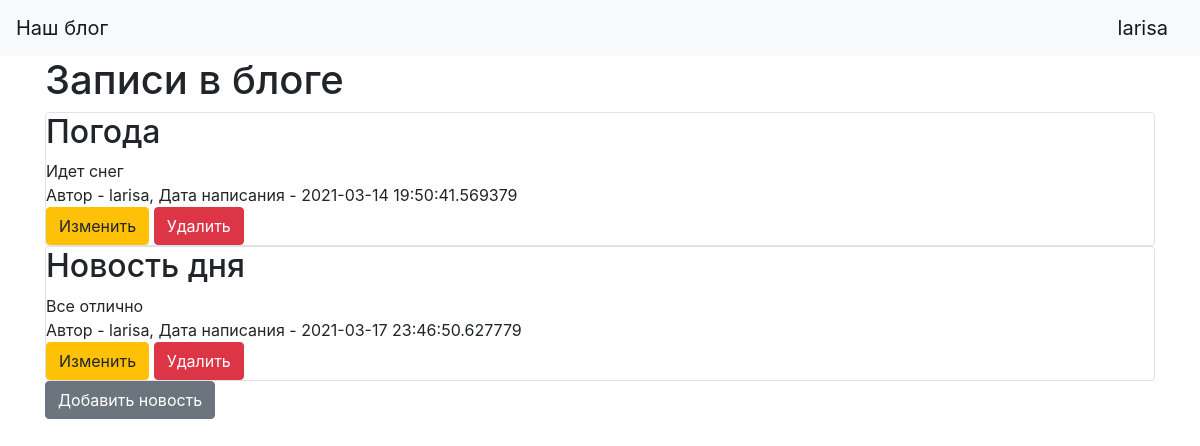
The page / (signed in) on the database its author committed.
### data/users.py (models this page shows, shortened)
class User(SqlAlchemyBase, UserMixin, SerializerMixin):
    __tablename__ = 'users'
    id = sqlalchemy.Column(sqlalchemy.Integer, primary_key=True, autoincrement=True)
    name = sqlalchemy.Column(sqlalchemy.String, nullable=True)
    about = sqlalchemy.Column(sqlalchemy.String, nullable=True)
    email = sqlalchemy.Column(sqlalchemy.String, index=True, unique=True, nullable=True)
    hashed_password = sqlalchemy.Column(sqlalchemy.String, nullable=True)
    created_date = sqlalchemy.Column(sqlalchemy.DateTime, default=datetime.datetime.now)
    news = orm.relation("News", back_populates='user')

### data/news.py (models this page shows)
class News(SqlAlchemyBase, UserMixin, SerializerMixin):
    __tablename__ = 'news'
    id = sqlalchemy.Column(sqlalchemy.Integer, primary_key=True, autoincrement=True)
    title = sqlalchemy.Column(sqlalchemy.String, nullable=True)
    content = sqlalchemy.Column(sqlalchemy.String, nullable=True)
    created_date = sqlalchemy.Column(sqlalchemy.DateTime, default=datetime.datetime.now)
    is_private = sqlalchemy.Column(sqlalchemy.Boolean, default=True)
    is_published = sqlalchemy.Column(sqlalchemy.Boolean, default=True)
    user_id = sqlalchemy.Column(sqlalchemy.Integer, sqlalchemy.ForeignKey("users.id"))
    user = orm.relation('User')

### main_double_v2.py (the view)
    @app.route("/")
    def index():
        db_sess = db_session.create_session()
        if current_user.is_authenticated:
            news = db_sess.query(News).filter(
                (News.user == current_user) | (News.is_private != True))
        else:
            news = db_sess.query(News).filter(News.is_private != True)
        res = make_response(render_template("index.html", news=news))
        return res

### data/db_session.py (called while the page is built)
def create_session() -> Session:
    global __factory
    return __factory()

### templates/index.html
{% extends "base.html" %}
{% block content %}
    <h1>Записи в блоге</h1>
    {% for item in news%}
    <div class="col-md6 border rounded">
        <h2>{{item.title}}</h2>
        <div>
            {{item.content}}
        </div>
        <div>
            Автор - {{item.user.name}}, Дата написания - {{item.created_date}}
        </div>
        {% if current_user.is_authenticated and current_user == item.user %}
        <div>
            <a href="/news/{{ item.id }}" class="btn btn-warning">
                Изменить
            </a>
            <a href="/news_delete/{{ item.id }}" class="btn btn-danger">
                Удалить
            </a>
        </div>
    {% endif %}
    </div>
    {% endfor %}
    {% if current_user.is_authenticated %}
        <a href="news" class="btn btn-secondary">Добавить новость</a>
     {% endif %}
{% endblock %}

### templates/base.html (shortened to what this page needs)
<!DOCTYPE html>
<html lang="en">
<head>
    <link rel="stylesheet"
          href="https://stackpath.bootstrapcdn.com/bootstrap/4.4.1/css/bootstrap.min.css"
>
</head>
<body>
<header>
    <nav class="navbar navbar-light bg-light">
        <a class="navbar-brand" href="#">Наш блог</a>
        {% if current_user.is_authenticated %}
            <a class="navbar-brand" href="/logout">{{ current_user.name }}</a>
        {% else %}
            <p>
                <a class="btn btn-primary " href="/register">Зарегистрироваться</a>
                <a class="btn btn-success" href="/login">Войти</a>
            </p>
        {% endif %}
    </nav>
</header>
<main role="main" class="container">
{% block content %}
{% endblock %}</main>
</body>
</html>

### rows shown on the page
User: name "larisa"
News: title "Погода", content "Идет снег", user.name "larisa", created_date "2021-03-14 19:50:41.569379"
News: title "Новость дня", content "Все отлично", user.name "larisa", created_date "2021-03-17 23:46:50.627779"
